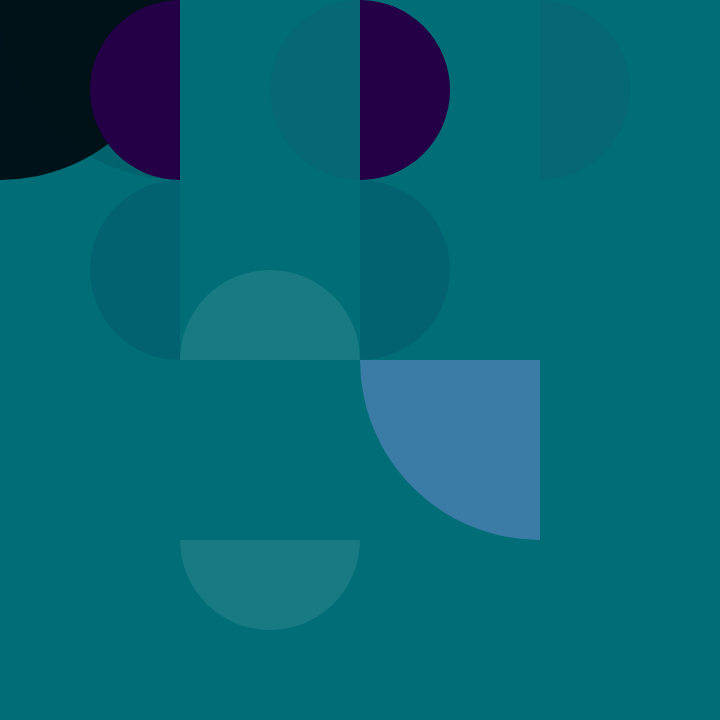
Frame 1 (no input)
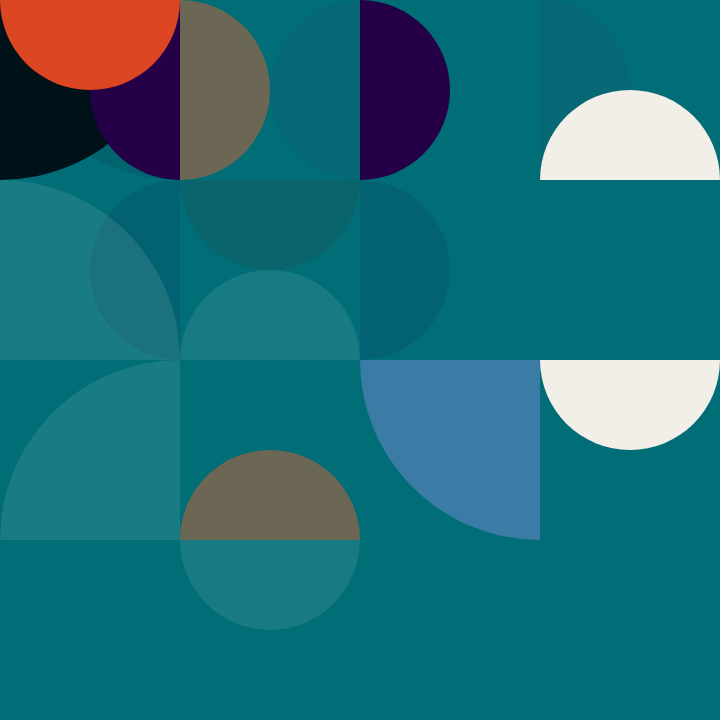
Frame 2 (the mouse pressed at the canvas centre, redrawn once)

The p5.js sketch that drew these frames (run headless with seeded random() and noise() and a simulated clock; the mouse was pressed at the canvas centre and the sketch redrawn once):

// p5.js sketch
// ── sketch.js
let img; // Declare variable 'img'.
let pathCheck;
let palette = ["#D3BB99", "#6C6754", "#DD4622", "#5A1A0E", "#181310", "#F2EFE9"];
let palette2 = ["#90e0ef","#001219","#240046", "#edede9","#3a7ca5", "#33415c"];

let darkPalette = ["#001219", "#031B29", "#032124", "#240046", "#3d314a","#5A1A0E"];
let lightPalette = ["#f9ed69", "#f08a5d", "#b83b5e", "#6a2c70", "#94d2bd",  "#e9d8a6"];

let description = "I wanted to use different kind of arcs."

// create class Tile that can be of following parameters 
// x, y, size, color, stroke, transparency, rotation, flipX, flipY

// as class instances
// of n types
// each jumping to x, y position
// each with a size of tile_size
// each with a color from the palette
// each with a stroke of 0
// each with variying transparency in range (0,35%, 70%)
// each (except square) with a random rotation of 0, 90, 180, 270 degrees
// each with a random flip in x or y
// each with a random flip in y and x (diagonal flip)
// class
class Tile {
  constructor(x, y, size, color, stroke, transparency, rotation, flipX, flipY) {
    this.x = x; this.y = y; this.size = size; this.color = color; this.stroke = stroke;
    this.transparency = transparency; this.rotation = rotation;
    this.flipX = flipX; this.flipY = flipY;
  }

  // write a method to draw a polygon that starts at top left corner, go to top right corner, and then makes an arc to bottom left corner
  
  drawArcHALF_PI() {
    push();
    translate(this.x, this.y);
    rotate(radians(this.rotation));
    if (this.flipX) scale(-1, 1);
    if (this.flipY) scale(1, -1);
    let c = color(this.color);
    c.setAlpha(this.transparency * 255); // Apply transparency
    fill(c);
    strokeWeight(this.stroke);
    beginShape();
    vertex(0, 0); // Top left corner
    vertex(this.size, 0); // Top right corner
    arc(0, 0, this.size * 2, this.size * 2, 0, HALF_PI); // Arc to bottom left corner
    endShape(CLOSE);
    pop();
  }
// i want to understand how to draw  polygon consisting 
// of left side arc with center 1 at center of the left side of tile arc pointing to the right
//  and the other polygon of left side of tile and arc at the center of the right corner of the tile  pointing to the left
drawLeftSideArc() {
  push();
  translate(this.x, this.y);
  rotate(radians(this.rotation));
  if (this.flipX) scale(-1, 1);
  if (this.flipY) scale(1, -1);
  let c = color(this.color);
  c.setAlpha(this.transparency * 255); // Apply transparency
  fill(c);
  strokeWeight(this.stroke);
  beginShape();
  vertex(0, 0); // Top left corner
  vertex(0, this.size); // Bottom left corner
  arc(0, this.size / 2, this.size, this.size, HALF_PI, -HALF_PI); // Arc pointing to the right
  endShape(CLOSE);
  pop();
}

drawRightSideArc() {
  push();
  translate(this.x, this.y);
  rotate(radians(this.rotation));
  if (this.flipX) scale(-1, 1);
  if (this.flipY) scale(1, -1);
  let c = color(this.color);
  c.setAlpha(this.transparency * 255); // Apply transparency
  fill(c);
  strokeWeight(this.stroke);
  beginShape();
  vertex(this.size, 0); // Top right corner
  vertex(this.size, this.size); // Bottom right corner
  arc(this.size, this.size / 2, this.size, this.size, -HALF_PI, HALF_PI); // Arc pointing to the left
  endShape(CLOSE);
  pop();
}

// draw quarter pi
  drawArcQUARTER_PI() {
    push();
    translate(this.x, this.y);
    rotate(radians(this.rotation));
    if (this.flipX) scale(-1, 1);
    if (this.flipY) scale(1, -1);
    let c = color(this.color);
    c.setAlpha(this.transparency * 255); // Apply transparency
    fill(c);
    strokeWeight(this.stroke);
    beginShape();
    vertex(0, 0); // Top left corner
    arc(0, 0, this.size * 2, this.size * 2, 0, QUARTER_PI); // Arc to bottom left corner
    endShape(CLOSE);
    pop();
  }

  draw() {
    if (this.type === 'polygon') {
      this.drawArcHALF_PI();
    } else if (this.type === 'triangle') {
      this.drawLeftSideArc();
      this.drawRightSideArc();  
    }
  }
}

function setup() {
  noLoop();
  createCanvas(720, 720);
  background('#006d77');
}


function draw() {
 // Load the instances of tiles class 
// Create a grid of 4x4
let gridSize = 4;
let tileSize = width / gridSize;
//one_of_palettes = random(palette2);
let one_of_palettes = random([palette, palette2]);
for (let i = 0; i < gridSize; i++) {
  for (let j = 0; j < gridSize; j++) {
    // Randomly select color, transparency, rotation, flipX, and flipY
    let color = random(one_of_palettes);
    let transparency = random([0.10, 0,25]);
    let rotation = random([0, 90, 180, 270]);
    let flipX = random([true, false]);
    let flipY = random([true, false]);

    // Create an instance of Tile class
    let tile = new Tile(j * tileSize, i * tileSize, tileSize, color, 0, transparency, rotation, flipX, flipY);

    // Randomly assign type to tile
    tile.type = random(['polygon', 'triangle']);

    // Render the tile
    tile.draw();
  }
}

}
